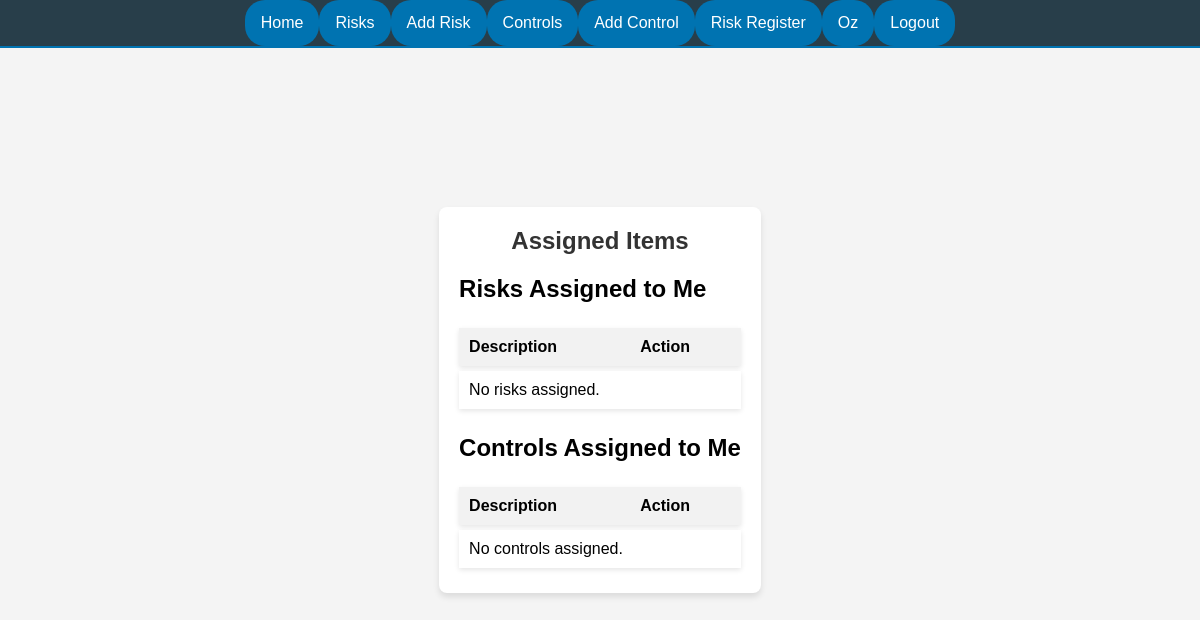
Before: /assigned-items/ (signed in) with the older database file.
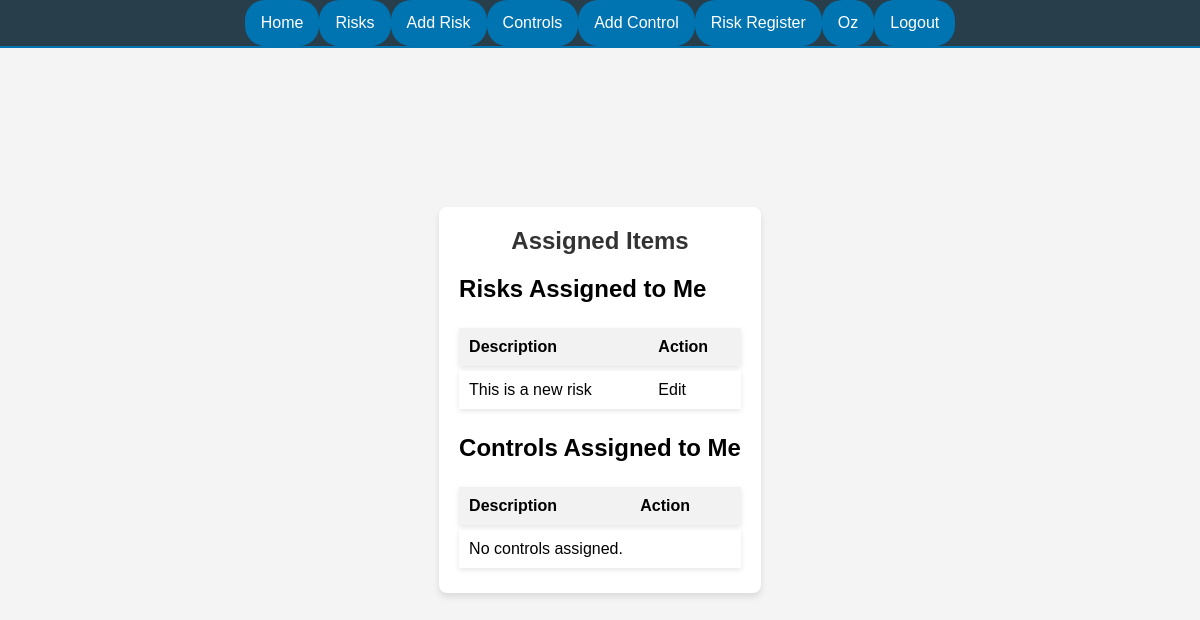
After: the same page with the newer database file.
### prudence/models.py (models this page shows, shortened)
class Risk(models.Model):
    description = models.TextField()
    inherent_probability = models.IntegerField(choices=PROBABILITY_CHOICES)
    inherent_impact = models.IntegerField(choices=IMPACT_CHOICES)
    inherent_risk_rating = models.DecimalField(
        max_digits=5, decimal_places=2, null=True, blank=True)
    controls = models.ManyToManyField(Control, blank=True)
    residual_impact = models.IntegerField(
        choices=IMPACT_CHOICES, null=True, blank=True)
    residual_probability = models.IntegerField(
        choices=PROBABILITY_CHOICES, null=True, blank=True)
    residual_risk_rating = models.DecimalField(
        max_digits=5, decimal_places=2, null=True, blank=True)
    risk_owner = models.ForeignKey(
        User, related_name='risks_owned', on_delete=models.SET_NULL, null=True)
    last_assessed = models.DateField(auto_now=True)

### prudence/views.py (the view)
# urls.py: path('assigned-items/', views.assigned_items, name='assigned_items'),
def assigned_items(request):
    assigned_risks = Risk.objects.filter(risk_owner=request.user)
    assigned_controls = Control.objects.filter(owner=request.user)
    assigned_actions = Action.objects.filter(owner=request.user)
    context = {
        'risks': assigned_risks,
        'controls': assigned_controls,
        'actions': assigned_actions
    }
    return render(request, 'assigned_items.html', context)

### templates/assigned_items.html (shortened to what this page needs)
{% extends 'base.html' %}
{% block content %}
<div class="container">
    <h1>Assigned Items</h1>
    <section>
        <h2>Risks Assigned to Me</h2>
        <table class="risk-table">
            <thead>
                <tr>
                    <th>Description</th>
                    <th>Action</th>
                </tr>
            </thead>
            <tbody>
                {% for risk in risks %}
                <tr onclick="window.location='{% url 'edit_risk' risk.id %}';" style="cursor: pointer;">
                    <td>{{ risk.description }}</td>
                    <td>Edit</td>
                </tr>
                {% empty %}
                <tr><td colspan="2">No risks assigned.</td></tr>
                {% endfor %}
            </tbody>
        </table>
    </section>
    <section>
        <h2>Controls Assigned to Me</h2>
        <table class="risk-table">
            <thead>
                <tr>
                    <th>Description</th>
                    <th>Action</th>
                </tr>
            </thead>
            <tbody>
                {% for control in controls %}
                <tr onclick="window.location='{% url 'edit_control' control.id %}';" style="cursor: pointer;">
                    <td>{{ control.description }}</td>
                    <td>Edit</td>
                </tr>
                {% empty %}
                <tr><td colspan="2">No controls assigned.</td></tr>
                {% endfor %}
            </tbody>
        </table>
    </section>
</div>
{% endblock %}

Changed rows visible on the page:
added Risk: description "This is a new risk"
Other visible differences:
text no longer shown: "No risks assigned."
